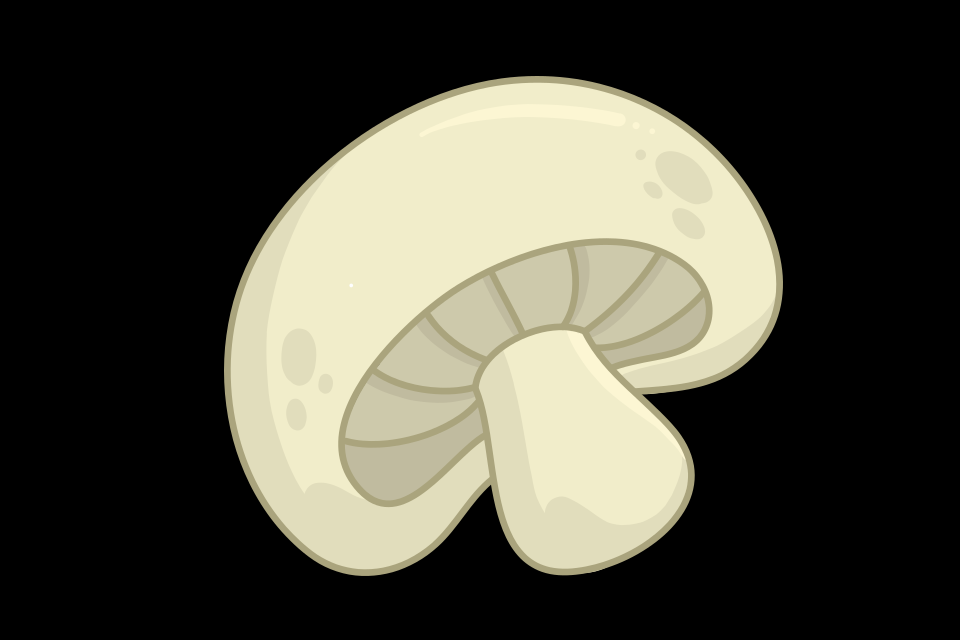

This is a level from a 2D game, rendered from its Tiled map with the project's own tilesets. A one-line summary and the complete map file follow:
An orthogonal 30x20 tile map with 32x32 px tiles, 1 tile layer (Tile Layer 1) and 21 objects.

<map version="1.10" tiledversion="1.10.2" orientation="orthogonal" renderorder="right-down" width="30" height="20" tilewidth="32" tileheight="32" infinite="0" nextlayerid="5" nextobjectid="23">
 <tileset firstgid="1" name="jamur" tilewidth="559" tileheight="500" tilecount="1" columns="0">
  <grid orientation="orthogonal" width="1" height="1" />
  <tile id="0">
   <image width="559" height="500" source="images/jamur.png" />
  </tile>
 </tileset>
 <layer id="1" name="Tile Layer 1" width="30" height="20">
  <data encoding="csv">
0,0,0,0,0,0,0,0,0,0,0,0,0,0,0,0,0,0,0,0,0,0,0,0,0,0,0,0,0,0,
0,0,0,0,0,0,0,0,0,0,0,0,0,0,0,0,0,0,0,0,0,0,0,0,0,0,0,0,0,0,
0,0,0,0,0,0,0,0,0,0,0,0,0,0,0,0,0,0,0,0,0,0,0,0,0,0,0,0,0,0,
0,0,0,0,0,0,0,0,0,0,0,0,0,0,0,0,0,0,0,0,0,0,0,0,0,0,0,0,0,0,
0,0,0,0,0,0,0,0,0,0,0,0,0,0,0,0,0,0,0,0,0,0,0,0,0,0,0,0,0,0,
0,0,0,0,0,0,0,0,0,0,0,0,0,0,0,0,0,0,0,0,0,0,0,0,0,0,0,0,0,0,
0,0,0,0,0,0,0,0,0,0,0,0,0,0,0,0,0,0,0,0,0,0,0,0,0,0,0,0,0,0,
0,0,0,0,0,0,0,0,0,0,0,0,0,0,0,0,0,0,0,0,0,0,0,0,0,0,0,0,0,0,
0,0,0,0,0,0,0,0,0,0,0,0,0,0,0,0,0,0,0,0,0,0,0,0,0,0,0,0,0,0,
0,0,0,0,0,0,0,0,0,0,0,0,0,0,0,0,0,0,0,0,0,0,0,0,0,0,0,0,0,0,
0,0,0,0,0,0,0,0,0,0,0,0,0,0,0,0,0,0,0,0,0,0,0,0,0,0,0,0,0,0,
0,0,0,0,0,0,0,0,0,0,0,0,0,0,0,0,0,0,0,0,0,0,0,0,0,0,0,0,0,0,
0,0,0,0,0,0,0,0,0,0,0,0,0,0,0,0,0,0,0,0,0,0,0,0,0,0,0,0,0,0,
0,0,0,0,0,0,0,0,0,0,0,0,0,0,0,0,0,0,0,0,0,0,0,0,0,0,0,0,0,0,
0,0,0,0,0,0,0,0,0,0,0,0,0,0,0,0,0,0,0,0,0,0,0,0,0,0,0,0,0,0,
0,0,0,0,0,0,0,0,0,0,0,0,0,0,0,0,0,0,0,0,0,0,0,0,0,0,0,0,0,0,
0,0,0,0,0,0,0,0,0,0,0,0,0,0,0,0,0,0,0,0,0,0,0,0,0,0,0,0,0,0,
0,0,0,0,0,0,0,1,0,0,0,0,0,0,0,0,0,0,0,0,0,0,0,0,0,0,0,0,0,0,
0,0,0,0,0,0,0,0,0,0,0,0,0,0,0,0,0,0,0,0,0,0,0,0,0,0,0,0,0,0,
0,0,0,0,0,0,0,0,0,0,0,0,0,0,0,0,0,0,0,0,0,0,0,0,0,0,0,0,0,0
</data>
 </layer>
 <objectgroup id="3" name="letak gambar">
  <object id="11" x="220.351" y="70.1754" width="562.807" height="509.474" />
 </objectgroup>
 <objectgroup id="4" name="dots">
  <object id="2" x="296.421" y="530.807" width="64" height="64" />
  <object id="3" x="202.386" y="397.474" width="64" height="64" />
  <object id="4" x="229.053" y="208" width="64" height="64" />
  <object id="5" x="373.614" y="84.4912" width="64" height="64" />
  <object id="6" x="568.702" y="53.614" width="64" height="64" />
  <object id="7" x="706.246" y="144.842" width="64" height="64" />
  <object id="8" x="739.93" y="296.421" width="64" height="64" />
  <object id="9" x="605.193" y="356.772" width="64" height="64" />
  <object id="10" x="606.596" y="519.579" width="64" height="64" />
  <object id="22" x="456.421" y="462.035" width="64" height="64" />
 </objectgroup>
 <objectgroup id="2" name="paths">
  <object id="12" x="315.789" y="555.789">
   <polyline points="0,0 -37.8947,-32.2807 -65.9649,-75.7895 -81.4035,-120.702" />
  </object>
  <object id="13" x="225.965" y="408.421">
   <polyline points="0,0 -4.21053,-72.9825 7.01754,-122.105 28.0702,-161.404" />
  </object>
  <object id="14" x="270.877" y="223.158">
   <polyline points="0,0 39.2982,-47.7193 70.1754,-70.1754 119.298,-99.6491" />
  </object>
  <object id="15" x="418.246" y="103.86">
   <polyline points="0,0 56.1404,-19.6491 112.281,-26.6667 162.807,-23.8596" />
  </object>
  <object id="16" x="610.526" y="89.8246">
   <polyline points="0,0 49.1228,18.2456 92.6316,44.9123 123.509,77.193" />
  </object>
  <object id="17" x="749.474" y="188.07">
   <polyline points="0,0 22.4561,44.9123 28.0702,91.2281 25.2632,126.316" />
  </object>
  <object id="18" x="757.895" y="349.474">
   <polyline points="0,0 -43.5088,28.0702 -126.316,35.0877" />
  </object>
  <object id="19" x="647.018" y="398.596">
   <polyline points="0,0 33.6842,35.0877 44.9123,70.1754 35.0877,108.07 5.61404,141.754" />
  </object>
  <object id="20" x="621.754" y="562.807">
   <polyline points="0,0 -46.3158,5.61404 -94.0351,-4.21053 -117.895,-26.6667 -123.509,-64.5614" />
  </object>
  <object id="21" x="470.175" y="496.842">
   <polyline points="0,0 -26.6667,37.8947 -65.9649,64.5614 -94.0351,71.5789 -130.526,72.9825" />
  </object>
 </objectgroup>
</map>
